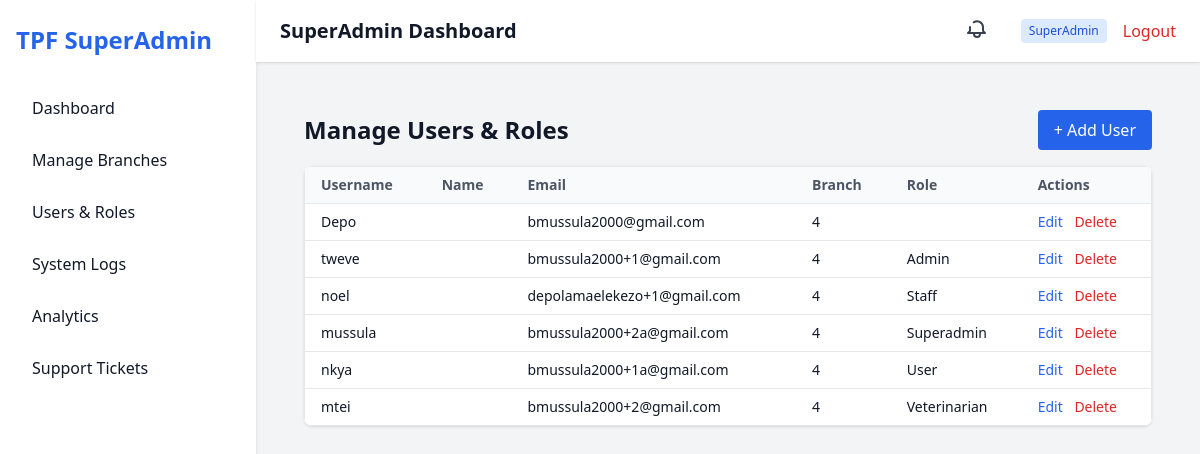
Page /dashboard/users/ (signed in) on the committed database.
### accounts/models.py (models this page shows, shortened)
class CustomUser(AbstractUser):
    email = models.EmailField(unique=True)
    role = models.CharField(max_length=30, choices=ROLES)
    branch = models.CharField(max_length=30, choices=BRANCHES)

### superadmin_dashboard/views.py (the view)
# urls.py: path('users/', superadmin_manage_users, name='superadmin_manage_users'),
@login_required
def superadmin_manage_users(request):
    if not is_superadmin(request.user):
        return render(request, 'errors/unauthorized.html', status=403)
    users = CustomUser.objects.all().order_by('branch', 'role', 'username')
    return render(request, 'superadmin_dashboard/user_list.html', {'users': users})

### superadmin_dashboard/views.py (called while the page is built)
def is_superadmin(user):
    return user.is_authenticated and user.role == 'superadmin'

### templates/superadmin_dashboard/user_list.html
{% extends "superadmin_dashboard/base_dashboard.html" %}
{% block content %}
<div class="p-6">
  <div class="flex justify-between items-center mb-4">
    <h1 class="text-2xl font-bold">Manage Users & Roles</h1>
    <a href="{% url 'superadmin_user_add' %}" class="bg-blue-600 text-white px-4 py-2 rounded hover:bg-blue-700">+ Add User</a>
  </div>
  <div class="overflow-x-auto bg-white shadow rounded-lg">
    <table class="min-w-full text-left text-sm border">
      <thead class="bg-gray-50 text-gray-600 font-semibold">
        <tr>
          <th class="px-4 py-2">Username</th>
          <th class="px-4 py-2">Name</th>
          <th class="px-4 py-2">Email</th>
          <th class="px-4 py-2">Branch</th>
          <th class="px-4 py-2">Role</th>
          <th class="px-4 py-2">Actions</th>
        </tr>
      </thead>
      <tbody>
        {% for user in users %}
        <tr class="border-t hover:bg-gray-100">
          <td class="px-4 py-2">{{ user.username }}</td>
          <td class="px-4 py-2">{{ user.first_name }} {{ user.last_name }}</td>
          <td class="px-4 py-2">{{ user.email }}</td>
          <td class="px-4 py-2">{{ user.branch }}</td>
          <td class="px-4 py-2 capitalize">{{ user.role }}</td>
          <td class="px-4 py-2 space-x-2">
            <a href="{% url 'superadmin_user_edit' user.id %}" class="text-blue-600 hover:underline">Edit</a>
            <a href="{% url 'superadmin_user_delete' user.id %}" class="text-red-600 hover:underline">Delete</a>
          </td>
        </tr>
        {% empty %}
        <tr><td colspan="6" class="text-center py-6">No users found.</td></tr>
        {% endfor %}
      </tbody>
    </table>
  </div>
</div>
{% endblock %}

### templates/superadmin_dashboard/base_dashboard.html (shortened to what this page needs)
<!DOCTYPE html>
<html lang="en">
<head>
  <script src="https://cdn.tailwindcss.com"></script>
</head>
<body class="bg-gray-100 text-gray-900">
  <div class="min-h-screen flex">
    <aside class="w-64 bg-white shadow-md px-4 py-6 hidden md:block">
      <h2 class="text-2xl font-bold mb-8 text-blue-600">TPF SuperAdmin</h2>
      <nav class="space-y-3">
        <a href="{% url 'superadmin_dashboard' %}" class="block px-4 py-2 rounded hover:bg-gray-200">Dashboard</a>
        <a href="{% url 'superadmin_manage_branches' %}" class="block px-4 py-2 rounded hover:bg-gray-200">Manage Branches</a>
        <a href="{% url 'superadmin_manage_users' %}" class="block px-4 py-2 rounded hover:bg-gray-200">Users & Roles</a>
        <a href="{% url 'superadmin_view_logs' %}" class="block px-4 py-2 rounded hover:bg-gray-200">System Logs</a>
        <a href="{% url 'superadmin_analytics' %}" class="block px-4 py-2 rounded hover:bg-gray-200">Analytics</a>
        <a href="{% url 'superadmin_tickets' %}" class="block px-4 py-2 rounded hover:bg-gray-200">Support Tickets</a>
      </nav>
    </aside>
    <div class="flex-1 flex flex-col">
      <header class="bg-white shadow flex items-center justify-between px-6 py-4">
        <h1 class="text-xl font-bold">SuperAdmin Dashboard</h1>
        <div class="flex items-center space-x-4">
    <div class="relative">
      <button id="notifBtn" class="relative text-gray-700 hover:text-blue-600 focus:outline-none">
        <svg class="w-6 h-6" fill="none" stroke="currentColor" viewBox="0 0 24 24">
          <path stroke-linecap="round" stroke-linejoin="round" stroke-width="2"
            d="M15 17h5l-1.405-1.405A2.032 2.032 0 0118 14.158V11a6 6 0 00-9.33-4.702M5 11v3.159c0 .538-.214 1.055-.595 1.436L3 17h5m7 0v1a3 3 0 11-6 0v-1m6 0H9" />
        </svg>
      </button>
    </div>
          <span class="text-xs bg-blue-100 text-blue-700 px-2 py-1 rounded">SuperAdmin</span>
          <a href="{% url 'logout' %}" class="text-red-600 hover:underline">Logout</a>
        </div>
      </header>
      <main class="p-6">
        {% block content %}{% endblock %}
      </main>
    </div>
  </div>
</body>
</html>

### rows in the picture
CustomUser: username "Depo", email "bmussula2000@gmail.com", branch "4"
CustomUser: username "tweve", email "bmussula2000+1@gmail.com", branch "4", role "Admin"
CustomUser: username "noel", email "depolamaelekezo+1@gmail.com", branch "4", role "Staff"
CustomUser: username "mussula", email "bmussula2000+2a@gmail.com", branch "4", role "Superadmin"
CustomUser: username "nkya", email "bmussula2000+1a@gmail.com", branch "4", role "User"
CustomUser: username "mtei", email "bmussula2000+2@gmail.com", branch "4", role "Veterinarian"
